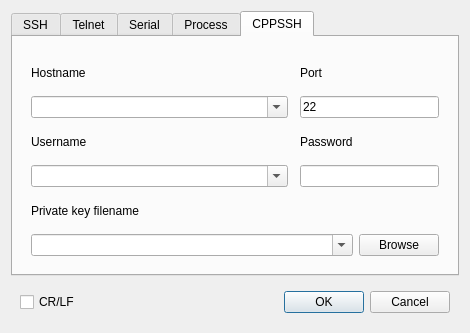
<?xml version="1.0" encoding="UTF-8"?>
<ui version="4.0">
 <class>OpenDialog</class>
 <widget class="QDialog" name="OpenDialog">
  <property name="geometry">
   <rect>
    <x>0</x>
    <y>0</y>
    <width>470</width>
    <height>333</height>
   </rect>
  </property>
  <property name="sizePolicy">
   <sizepolicy hsizetype="Preferred" vsizetype="Preferred">
    <horstretch>0</horstretch>
    <verstretch>0</verstretch>
   </sizepolicy>
  </property>
  <property name="windowTitle">
   <string>Open</string>
  </property>
  <property name="windowIcon">
   <iconset resource="ComBomb.qrc">
    <normaloff>:/images/ComBomb16.png</normaloff>:/images/ComBomb16.png</iconset>
  </property>
  <layout class="QGridLayout" name="gridLayout">
   <item row="1" column="0">
    <widget class="QWidget" name="widget_2" native="true">
     <property name="sizePolicy">
      <sizepolicy hsizetype="Preferred" vsizetype="Maximum">
       <horstretch>0</horstretch>
       <verstretch>0</verstretch>
      </sizepolicy>
     </property>
     <layout class="QHBoxLayout" name="horizontalLayout">
      <item>
       <widget class="QCheckBox" name="newLineCheckBox">
        <property name="text">
         <string>CR/LF</string>
        </property>
       </widget>
      </item>
      <item>
       <widget class="QDialogButtonBox" name="_buttonBox">
        <property name="orientation">
         <enum>Qt::Horizontal</enum>
        </property>
        <property name="standardButtons">
         <set>QDialogButtonBox::Cancel|QDialogButtonBox::Ok</set>
        </property>
       </widget>
      </item>
     </layout>
    </widget>
   </item>
   <item row="0" column="0">
    <widget class="QTabWidget" name="tabWidget">
     <property name="sizePolicy">
      <sizepolicy hsizetype="Preferred" vsizetype="Preferred">
       <horstretch>0</horstretch>
       <verstretch>0</verstretch>
      </sizepolicy>
     </property>
     <property name="currentIndex">
      <number>4</number>
     </property>
     <widget class="QWidget" name="Ssh">
      <property name="layoutDirection">
       <enum>Qt::LeftToRight</enum>
      </property>
      <attribute name="title">
       <string>SSH</string>
      </attribute>
      <layout class="QVBoxLayout" name="verticalLayout_3">
       <item>
        <widget class="QWidget" name="OpenSsh" native="true">
         <property name="sizePolicy">
          <sizepolicy hsizetype="Expanding" vsizetype="Expanding">
           <horstretch>0</horstretch>
           <verstretch>0</verstretch>
          </sizepolicy>
         </property>
         <layout class="QGridLayout" name="gridLayout_2">
          <item row="3" column="0">
           <widget class="CBComboBox" name="userNameComboBox">
            <property name="sizePolicy">
             <sizepolicy hsizetype="Expanding" vsizetype="Fixed">
              <horstretch>0</horstretch>
              <verstretch>0</verstretch>
             </sizepolicy>
            </property>
            <property name="editable">
             <bool>true</bool>
            </property>
           </widget>
          </item>
          <item row="0" column="0">
           <widget class="QLabel" name="label_8">
            <property name="text">
             <string>Hostname</string>
            </property>
           </widget>
          </item>
          <item row="1" column="0">
           <widget class="CBComboBox" name="hostNameComboBox">
            <property name="editable">
             <bool>true</bool>
            </property>
           </widget>
          </item>
          <item row="2" column="0">
           <widget class="QLabel" name="label_10">
            <property name="text">
             <string>Username</string>
            </property>
           </widget>
          </item>
          <item row="2" column="2">
           <widget class="QLabel" name="label_11">
            <property name="text">
             <string>Password</string>
            </property>
           </widget>
          </item>
          <item row="5" column="3">
           <widget class="QPushButton" name="privKeyBrowseButton">
            <property name="text">
             <string>Browse</string>
            </property>
           </widget>
          </item>
          <item row="3" column="2" colspan="2">
           <widget class="QLineEdit" name="passwordLineEdit">
            <property name="echoMode">
             <enum>QLineEdit::Password</enum>
            </property>
           </widget>
          </item>
          <item row="0" column="2">
           <widget class="QLabel" name="label_9">
            <property name="text">
             <string>Port</string>
            </property>
           </widget>
          </item>
          <item row="5" column="0" colspan="3">
           <widget class="CBComboBox" name="privKeyFileComboBox">
            <property name="editable">
             <bool>true</bool>
            </property>
           </widget>
          </item>
          <item row="4" column="0">
           <widget class="QLabel" name="label_13">
            <property name="text">
             <string>PKCS12 or 15 Private key filename</string>
            </property>
           </widget>
          </item>
          <item row="1" column="2" colspan="2">
           <widget class="QLineEdit" name="portNumLineEdit">
            <property name="maximumSize">
             <size>
              <width>197</width>
              <height>16777215</height>
             </size>
            </property>
            <property name="inputMethodHints">
             <set>Qt::ImhDigitsOnly</set>
            </property>
            <property name="text">
             <string>22</string>
            </property>
           </widget>
          </item>
         </layout>
        </widget>
       </item>
      </layout>
     </widget>
     <widget class="QWidget" name="Telnet">
      <attribute name="title">
       <string>Telnet</string>
      </attribute>
      <layout class="QVBoxLayout" name="verticalLayout_2">
       <item>
        <widget class="QWidget" name="OpenTelnet" native="true">
         <layout class="QVBoxLayout" name="verticalLayout">
          <item>
           <widget class="QLabel" name="label_7">
            <property name="text">
             <string>Hostname</string>
            </property>
           </widget>
          </item>
          <item>
           <widget class="CBComboBox" name="telnetHostNameComboBox">
            <property name="editable">
             <bool>true</bool>
            </property>
           </widget>
          </item>
          <item>
           <widget class="QLabel" name="label_12">
            <property name="text">
             <string>Port</string>
            </property>
           </widget>
          </item>
          <item>
           <widget class="QLineEdit" name="telnetPortNumLineEdit">
            <property name="maximumSize">
             <size>
              <width>197</width>
              <height>16777215</height>
             </size>
            </property>
            <property name="inputMethodHints">
             <set>Qt::ImhDigitsOnly</set>
            </property>
            <property name="text">
             <string>23</string>
            </property>
           </widget>
          </item>
         </layout>
        </widget>
       </item>
      </layout>
     </widget>
     <widget class="QWidget" name="Serial">
      <attribute name="title">
       <string>Serial</string>
      </attribute>
      <layout class="QVBoxLayout" name="verticalLayout_4">
       <item>
        <widget class="QWidget" name="OpenSerial" native="true">
         <property name="sizePolicy">
          <sizepolicy hsizetype="Expanding" vsizetype="Expanding">
           <horstretch>0</horstretch>
           <verstretch>0</verstretch>
          </sizepolicy>
         </property>
         <layout class="QGridLayout" name="gridLayout_3">
          <item row="0" column="0">
           <widget class="QLabel" name="label">
            <property name="text">
             <string>Port</string>
            </property>
           </widget>
          </item>
          <item row="0" column="1">
           <widget class="QLabel" name="label_2">
            <property name="text">
             <string>Baud</string>
            </property>
           </widget>
          </item>
          <item row="3" column="0">
           <widget class="CBComboBox" name="parityComboBox">
            <property name="currentText">
             <string/>
            </property>
           </widget>
          </item>
          <item row="1" column="0">
           <widget class="CBComboBox" name="comPortComboBox"/>
          </item>
          <item row="1" column="1">
           <widget class="CBComboBox" name="baudRateComboBox">
            <property name="currentText">
             <string/>
            </property>
           </widget>
          </item>
          <item row="2" column="0">
           <widget class="QLabel" name="label_3">
            <property name="text">
             <string>Parity</string>
            </property>
           </widget>
          </item>
          <item row="2" column="1">
           <widget class="QLabel" name="label_4">
            <property name="text">
             <string>Stop bits</string>
            </property>
           </widget>
          </item>
          <item row="3" column="1">
           <widget class="CBComboBox" name="stopBitsComboBox">
            <property name="currentText">
             <string/>
            </property>
           </widget>
          </item>
          <item row="4" column="0">
           <widget class="QLabel" name="label_5">
            <property name="text">
             <string>Byte size</string>
            </property>
           </widget>
          </item>
          <item row="5" column="0">
           <widget class="CBComboBox" name="byteSizeComboBox">
            <property name="currentText">
             <string/>
            </property>
           </widget>
          </item>
          <item row="4" column="1">
           <widget class="QLabel" name="label_6">
            <property name="text">
             <string>Flow control</string>
            </property>
           </widget>
          </item>
          <item row="5" column="1">
           <widget class="CBComboBox" name="flowControlComboBox">
            <property name="currentText">
             <string/>
            </property>
           </widget>
          </item>
         </layout>
         <zorder>label_2</zorder>
         <zorder>comPortComboBox</zorder>
         <zorder>baudRateComboBox</zorder>
         <zorder>label</zorder>
         <zorder>parityComboBox</zorder>
         <zorder>label_3</zorder>
         <zorder>label_4</zorder>
         <zorder>stopBitsComboBox</zorder>
         <zorder>label_5</zorder>
         <zorder>byteSizeComboBox</zorder>
         <zorder>label_6</zorder>
         <zorder>flowControlComboBox</zorder>
        </widget>
       </item>
      </layout>
     </widget>
     <widget class="QWidget" name="processTab">
      <attribute name="title">
       <string>Process</string>
      </attribute>
      <layout class="QVBoxLayout" name="verticalLayout_5">
       <item>
        <widget class="QWidget" name="widget" native="true">
         <layout class="QGridLayout" name="gridLayout_4">
          <item row="0" column="0">
           <widget class="QLabel" name="programLabel">
            <property name="text">
             <string>Program</string>
            </property>
           </widget>
          </item>
          <item row="1" column="0">
           <widget class="CBComboBox" name="programComboBox">
            <property name="editable">
             <bool>true</bool>
            </property>
           </widget>
          </item>
          <item row="1" column="1">
           <widget class="QPushButton" name="programBrowseButton">
            <property name="maximumSize">
             <size>
              <width>91</width>
              <height>16777215</height>
             </size>
            </property>
            <property name="text">
             <string>Browse</string>
            </property>
           </widget>
          </item>
          <item row="2" column="0">
           <widget class="QLabel" name="argumentsLabel">
            <property name="text">
             <string>Arguments</string>
            </property>
           </widget>
          </item>
          <item row="3" column="0" colspan="2">
           <widget class="CBComboBox" name="argumentsComboBox">
            <property name="editable">
             <bool>true</bool>
            </property>
           </widget>
          </item>
          <item row="4" column="0">
           <widget class="QLabel" name="workingDirLabel">
            <property name="text">
             <string>Working Directory</string>
            </property>
           </widget>
          </item>
          <item row="5" column="0">
           <widget class="CBComboBox" name="workingDirComboBox">
            <property name="editable">
             <bool>true</bool>
            </property>
           </widget>
          </item>
          <item row="5" column="1">
           <widget class="QPushButton" name="workingDirButton">
            <property name="maximumSize">
             <size>
              <width>91</width>
              <height>16777215</height>
             </size>
            </property>
            <property name="text">
             <string>Browse</string>
            </property>
           </widget>
          </item>
         </layout>
        </widget>
       </item>
      </layout>
     </widget>
     <widget class="QWidget" name="cppsshTab">
      <attribute name="title">
       <string>CPPSSH</string>
      </attribute>
      <layout class="QVBoxLayout" name="verticalLayout_6">
       <item>
        <widget class="QWidget" name="OpenCppSsh" native="true">
         <property name="sizePolicy">
          <sizepolicy hsizetype="Expanding" vsizetype="Expanding">
           <horstretch>0</horstretch>
           <verstretch>0</verstretch>
          </sizepolicy>
         </property>
         <layout class="QGridLayout" name="gridLayout_7">
          <item row="3" column="0">
           <widget class="CBComboBox" name="cppsshUserNameComboBox">
            <property name="sizePolicy">
             <sizepolicy hsizetype="Expanding" vsizetype="Fixed">
              <horstretch>0</horstretch>
              <verstretch>0</verstretch>
             </sizepolicy>
            </property>
            <property name="editable">
             <bool>true</bool>
            </property>
           </widget>
          </item>
          <item row="0" column="0">
           <widget class="QLabel" name="label_14">
            <property name="text">
             <string>Hostname</string>
            </property>
           </widget>
          </item>
          <item row="1" column="0">
           <widget class="CBComboBox" name="cppsshHostNameComboBox">
            <property name="editable">
             <bool>true</bool>
            </property>
           </widget>
          </item>
          <item row="2" column="0">
           <widget class="QLabel" name="label_15">
            <property name="text">
             <string>Username</string>
            </property>
           </widget>
          </item>
          <item row="2" column="2">
           <widget class="QLabel" name="label_16">
            <property name="text">
             <string>Password</string>
            </property>
           </widget>
          </item>
          <item row="5" column="3">
           <widget class="QPushButton" name="cppsshPrivKeyBrowseButton">
            <property name="text">
             <string>Browse</string>
            </property>
           </widget>
          </item>
          <item row="3" column="2" colspan="2">
           <widget class="QLineEdit" name="cppsshPasswordLineEdit">
            <property name="echoMode">
             <enum>QLineEdit::Password</enum>
            </property>
           </widget>
          </item>
          <item row="0" column="2">
           <widget class="QLabel" name="label_17">
            <property name="text">
             <string>Port</string>
            </property>
           </widget>
          </item>
          <item row="5" column="0" colspan="3">
           <widget class="CBComboBox" name="cppsshPrivKeyFileComboBox">
            <property name="editable">
             <bool>true</bool>
            </property>
           </widget>
          </item>
          <item row="4" column="0">
           <widget class="QLabel" name="label_18">
            <property name="text">
             <string>Private key filename</string>
            </property>
           </widget>
          </item>
          <item row="1" column="2" colspan="2">
           <widget class="QLineEdit" name="cppsshPortNumLineEdit">
            <property name="maximumSize">
             <size>
              <width>197</width>
              <height>16777215</height>
             </size>
            </property>
            <property name="inputMethodHints">
             <set>Qt::ImhDigitsOnly</set>
            </property>
            <property name="text">
             <string>22</string>
            </property>
           </widget>
          </item>
         </layout>
        </widget>
       </item>
      </layout>
     </widget>
    </widget>
   </item>
  </layout>
 </widget>
 <customwidgets>
  <customwidget>
   <class>CBComboBox</class>
   <extends>QComboBox</extends>
   <header>cbcombobox.h</header>
  </customwidget>
 </customwidgets>
 <tabstops>
  <tabstop>hostNameComboBox</tabstop>
  <tabstop>userNameComboBox</tabstop>
  <tabstop>passwordLineEdit</tabstop>
  <tabstop>privKeyFileComboBox</tabstop>
  <tabstop>privKeyBrowseButton</tabstop>
  <tabstop>newLineCheckBox</tabstop>
  <tabstop>portNumLineEdit</tabstop>
  <tabstop>telnetHostNameComboBox</tabstop>
  <tabstop>telnetPortNumLineEdit</tabstop>
  <tabstop>comPortComboBox</tabstop>
  <tabstop>baudRateComboBox</tabstop>
  <tabstop>parityComboBox</tabstop>
  <tabstop>stopBitsComboBox</tabstop>
  <tabstop>byteSizeComboBox</tabstop>
  <tabstop>flowControlComboBox</tabstop>
  <tabstop>programComboBox</tabstop>
  <tabstop>programBrowseButton</tabstop>
  <tabstop>argumentsComboBox</tabstop>
  <tabstop>workingDirComboBox</tabstop>
  <tabstop>workingDirButton</tabstop>
  <tabstop>cppsshHostNameComboBox</tabstop>
  <tabstop>cppsshUserNameComboBox</tabstop>
  <tabstop>cppsshPasswordLineEdit</tabstop>
  <tabstop>cppsshPrivKeyFileComboBox</tabstop>
  <tabstop>cppsshPrivKeyBrowseButton</tabstop>
  <tabstop>cppsshPortNumLineEdit</tabstop>
  <tabstop>tabWidget</tabstop>
 </tabstops>
 <resources>
  <include location="ComBomb.qrc"/>
 </resources>
 <connections>
  <connection>
   <sender>_buttonBox</sender>
   <signal>rejected()</signal>
   <receiver>OpenDialog</receiver>
   <slot>reject()</slot>
   <hints>
    <hint type="sourcelabel">
     <x>325</x>
     <y>240</y>
    </hint>
    <hint type="destinationlabel">
     <x>286</x>
     <y>274</y>
    </hint>
   </hints>
  </connection>
  <connection>
   <sender>_buttonBox</sender>
   <signal>accepted()</signal>
   <receiver>OpenDialog</receiver>
   <slot>accept()</slot>
   <hints>
    <hint type="sourcelabel">
     <x>257</x>
     <y>240</y>
    </hint>
    <hint type="destinationlabel">
     <x>157</x>
     <y>274</y>
    </hint>
   </hints>
  </connection>
  <connection>
   <sender>hostNameComboBox</sender>
   <signal>currentIndexChanged(int)</signal>
   <receiver>OpenDialog</receiver>
   <slot>hostNameSelectionChanged(int)</slot>
   <hints>
    <hint type="sourcelabel">
     <x>191</x>
     <y>83</y>
    </hint>
    <hint type="destinationlabel">
     <x>285</x>
     <y>246</y>
    </hint>
   </hints>
  </connection>
 </connections>
 <slots>
  <slot>hostNameSelectionChanged(int)</slot>
 </slots>
</ui>
